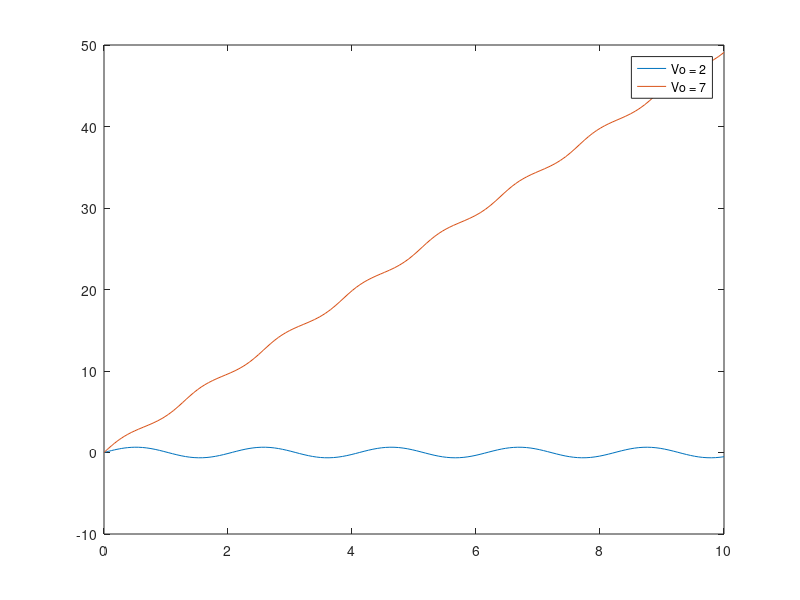
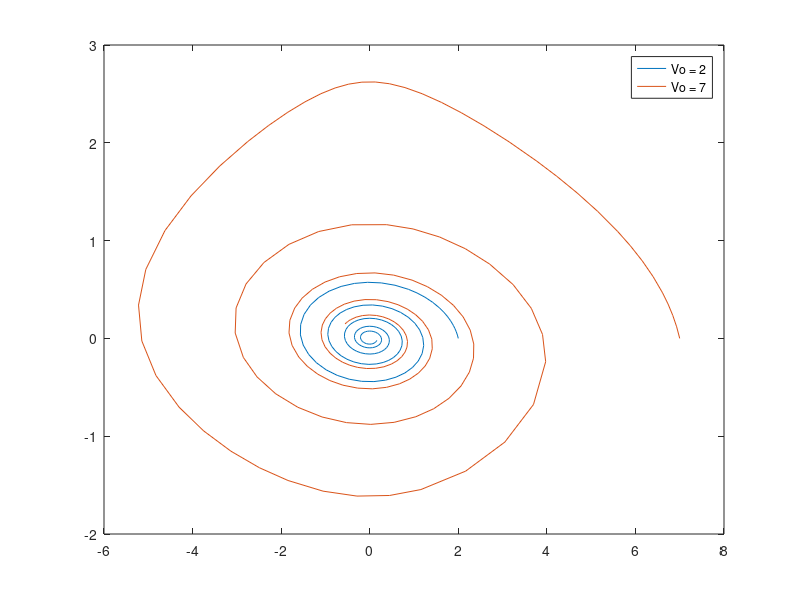
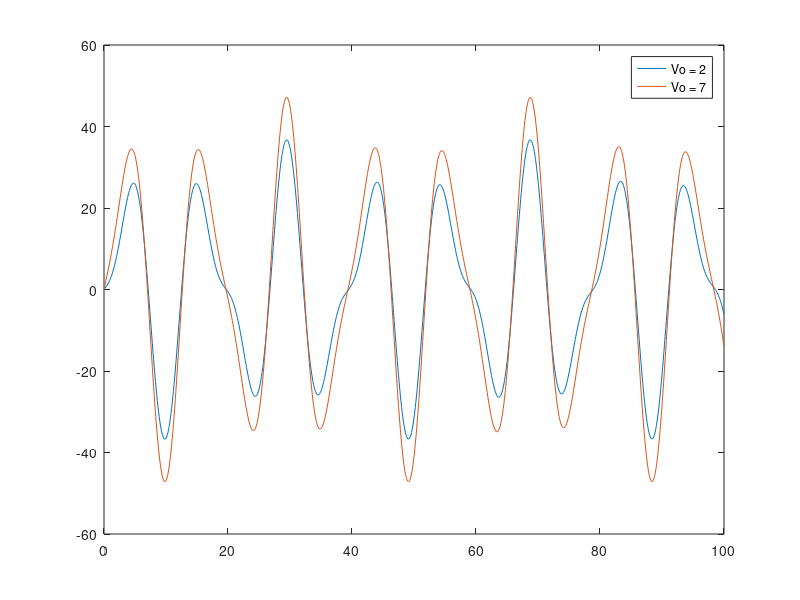
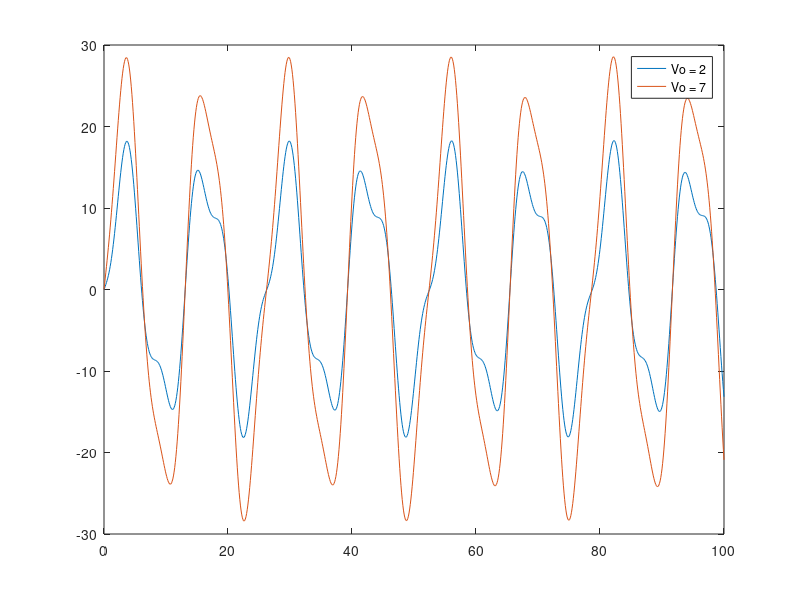

Recreate these plots in MATLAB, in order.
g = 9.81;
l = 1;
Xo = 0;
Vo = 2;
Vo2 = 7;
a = 0.5;
Fo = 5;
k = 0.23;
M = 1;
w = (k/M)^(1/2);
y1 = .8;
y2 = 1.2;
y3 = (k/M)^(1/2);

[t, x] = ode45(@(t, x) [x(2); (-g/l)*sin(x(1))], [0 10], [Xo, Vo]);
[t2, x2] = ode45(@(t2, x2) [x2(2); (-g/l)*sin(x2(1))], [0 10], [Xo, Vo2]);

figure(1)
plot(t, x(:,1))
hold on
plot(t2, x2(:,1))
legend('Vo = 2', 'Vo = 7')


[t3, x3] = ode45(@(t3, x3) [x3(2); (-g/l)*sin(x3(1))-a*x3(2)], [0 10], [Xo, Vo]);
[t4, x4] = ode45(@(t4, x4) [x4(2); (-g/l)*sin(x4(1))-a*x4(2)], [0 10], [Xo, Vo2]);

figure(2)
plot(x3(:,2), x3(:,1))
hold on
plot(x4(:,2), x4(:,1))
legend('Vo = 2', 'Vo = 7')


[t5, x5] = ode45(@(t5, x5) [x5(2); (-k*x5(1) + (Fo*sin(y1*t5)))/M], [0:0.1:100], [Xo, Vo]);
[t6, x6] = ode45(@(t6, x6) [x6(2); (-k*x6(1) + (Fo*sin(y1*t6)))/M], [0:0.1:100], [Xo, Vo2]);

figure(3)
plot(t5, x5(:,1))
hold on
plot(t6, x6(:,1))
legend('Vo = 2', 'Vo = 7')

[t7, x7] = ode45(@(t7, x7) [x7(2); (-k*x7(1) + (Fo*sin(y2*t7)))/M], [0:0.1:100], [Xo, Vo]);
[t8, x8] = ode45(@(t8, x8) [x8(2); (-k*x8(1) + (Fo*sin(y2*t8)))/M], [0:0.1:100], [Xo, Vo2]);

figure(4)
plot(t7, x7(:,1))
hold on
plot(t8, x8(:,1))
legend('Vo = 2', 'Vo = 7')

[t9, x9] = ode45(@(t9, x9) [x9(2); (-k*x9(1) + (Fo*sin(y3*t9)))/M], [0:0.1:100], [Xo, Vo]);
[t10, x10] = ode45(@(t10, x10) [x10(2); (-k*x10(1) + (Fo*sin(y3*t10)))/M], [0:0.1:100], [Xo, Vo2]);

figure(5)
plot(t9, x9(:,1))
hold on
plot(t10, x10(:,1))
legend('Vo = 2', 'Vo = 7')
